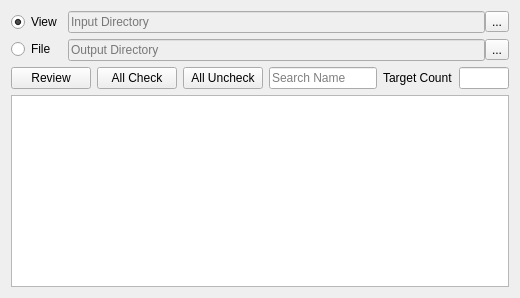
  <widget class="QWidget" name="centralWidget">
   <property name="sizePolicy">
    <sizepolicy hsizetype="Minimum" vsizetype="Maximum">
     <horstretch>0</horstretch>
     <verstretch>0</verstretch>
    </sizepolicy>
   </property>
   <property name="contextMenuPolicy">
    <enum>Qt::DefaultContextMenu</enum>
   </property>
   <layout class="QGridLayout" name="gridLayout_2">
    <item row="0" column="0">
     <layout class="QHBoxLayout" name="horizontalLayout">
      <item>
       <layout class="QVBoxLayout" name="verticalLayout">
        <item>
         <widget class="QRadioButton" name="rBtn_View_Mode">
          <property name="text">
           <string>View</string>
          </property>
          <property name="checked">
           <bool>true</bool>
          </property>
         </widget>
        </item>
        <item>
         <widget class="QRadioButton" name="rBtn_File_Mode">
          <property name="text">
           <string>File</string>
          </property>
         </widget>
        </item>
       </layout>
      </item>
     </layout>
    </item>
    <item row="2" column="0" colspan="2">
     <widget class="ImageTableView" name="tView_ImageTable">
      <property name="sizePolicy">
       <sizepolicy hsizetype="Expanding" vsizetype="Expanding">
        <horstretch>0</horstretch>
        <verstretch>0</verstretch>
       </sizepolicy>
      </property>
      <property name="acceptDrops">
       <bool>true</bool>
      </property>
     </widget>
    </item>
    <item row="0" column="1">
     <layout class="QGridLayout" name="gridLayout">
      <property name="horizontalSpacing">
       <number>0</number>
      </property>
      <item row="0" column="0">
       <widget class="QLineEdit" name="lEdit_Input_Dir">
        <property name="enabled">
         <bool>false</bool>
        </property>
        <property name="placeholderText">
         <string>Input Directory</string>
        </property>
       </widget>
      </item>
      <item row="0" column="1">
       <widget class="QToolButton" name="tBtn_Input_Dir">
        <property name="text">
         <string>...</string>
        </property>
        <property name="popupMode">
         <enum>QToolButton::DelayedPopup</enum>
        </property>
        <property name="autoRaise">
         <bool>false</bool>
        </property>
        <property name="arrowType">
         <enum>Qt::NoArrow</enum>
        </property>
       </widget>
      </item>
      <item row="1" column="0">
       <widget class="QLineEdit" name="lEdit_Output_Dir">
        <property name="enabled">
         <bool>false</bool>
        </property>
        <property name="placeholderText">
         <string>Output Directory</string>
        </property>
       </widget>
      </item>
      <item row="1" column="1">
       <widget class="QToolButton" name="tBtn_Output_Dir">
        <property name="text">
         <string>...</string>
        </property>
       </widget>
      </item>
     </layout>
    </item>
    <item row="1" column="0" colspan="2">
     <layout class="QHBoxLayout" name="horizontalLayout_3">
      <item>
       <widget class="QPushButton" name="pBtn_ImageTable_Review">
        <property name="text">
         <string>Review</string>
        </property>
       </widget>
      </item>
      <item>
       <widget class="QPushButton" name="pBtn_ImageTable_All_Check">
        <property name="text">
         <string>All Check</string>
        </property>
       </widget>
      </item>
      <item>
       <widget class="QPushButton" name="pBtn_ImageTable_All_Uncheck">
        <property name="text">
         <string>All Uncheck</string>
        </property>
       </widget>
      </item>
      <item>
       <widget class="QLineEdit" name="lEdit_ImageTable_Search_Recode">
        <property name="placeholderText">
         <string>Search Name</string>
        </property>
       </widget>
      </item>
      <item>
       <layout class="QHBoxLayout" name="horizontalLayout_4">
        <item>
         <widget class="QLabel" name="lbl_ImageTable_Target_Count">
          <property name="sizePolicy">
           <sizepolicy hsizetype="Maximum" vsizetype="Preferred">
            <horstretch>0</horstretch>
            <verstretch>0</verstretch>
           </sizepolicy>
          </property>
          <property name="text">
           <string>Target Count</string>
          </property>
         </widget>
        </item>
        <item>
         <widget class="QLineEdit" name="lEdit_ImageTable_Target_Count">
          <property name="sizePolicy">
           <sizepolicy hsizetype="Fixed" vsizetype="Fixed">
            <horstretch>0</horstretch>
            <verstretch>0</verstretch>
           </sizepolicy>
          </property>
          <property name="maximumSize">
           <size>
            <width>50</width>
            <height>16777215</height>
           </size>
          </property>
         </widget>
        </item>
       </layout>
      </item>
     </layout>
    </item>
   </layout>
  </widget>
